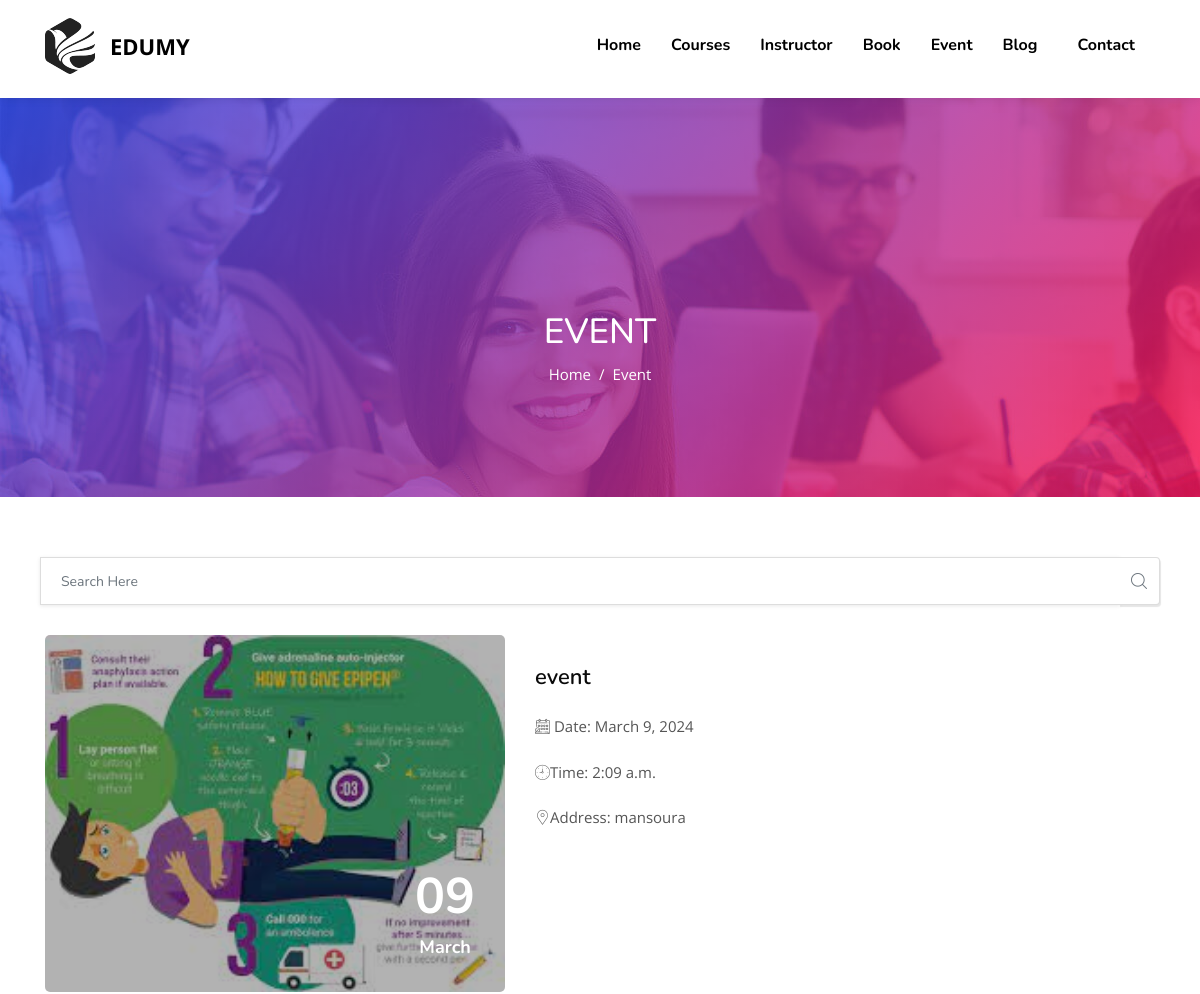
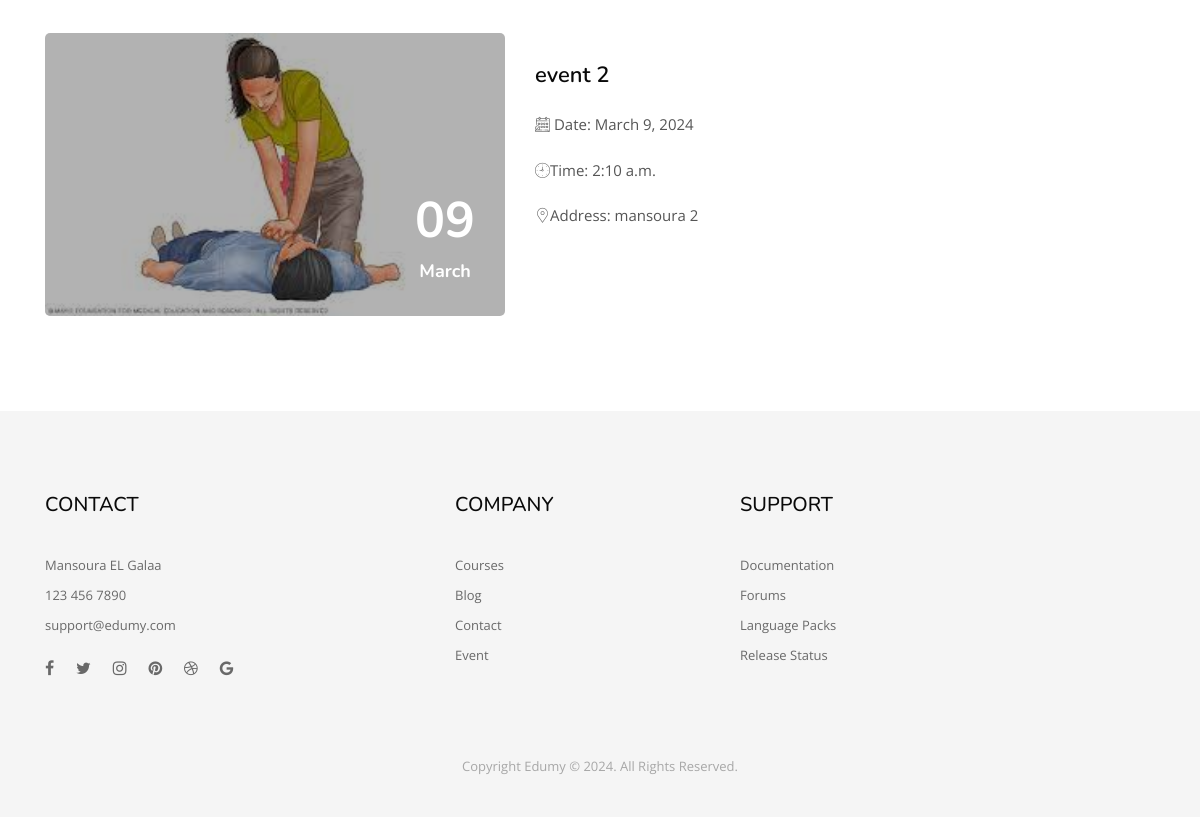
The page /event/event/ (signed in) on the database its author committed (2 pictures, top to bottom).
### event/models.py (models this page shows, shortened)
class events(models.Model):
    title=models.CharField(max_length=100)
    description=RichTextField()
    date=models.DateField()
    time=models.TimeField()
    location=models.CharField(max_length=100)
    image=models.ImageField(upload_to='event_images/')

### event/views.py (the view)
# urls.py: path("event/", views.event, name="event"),
@login_required(login_url="accounts:login")
def event(request):
    events=Event.objects.all()
    context={'events':events}
    return render(request, "events.html", context)

### templates/events.html (shortened to what this page needs)
{% extends 'base.html' %}
{% load static %}
{% block body %}
	<section class="inner_page_breadcrumb">
		<div class="container">
			<div class="row">
				<div class="col-xl-6 offset-xl-3 text-center">
					<div class="breadcrumb_content">
						<h4 class="breadcrumb_title">Event</h4>
						<ol class="breadcrumb">
						    <li class="breadcrumb-item"><a href="{% url 'home:home' %}">Home</a></li>
						    <li class="breadcrumb-item active" aria-current="page">Event</li>
						</ol>
					</div>
				</div>
			</div>
		</div>
	</section>
	<section class="blog_post_container">
		<div class="container">
			<div class="row">
				<div class="col-12 pl10 pr10">
					<div class="main_blog_post_widget_list">
						<form method="GET" action="{% url 'event:search' %}">
							<div class="blog_search_widget">
								<div class="input-group mb-3">
									<input type="text" class="form-control" name="search_value" placeholder="Search Here" aria-label="Recipient's username" aria-describedby="button-addon2">
									<div class="input-group-append">
										<button class="btn btn-outline-secondary" type="submit" id="button-addon2"><span class="flaticon-magnifying-glass"></span></button>
									</div>
								</div>
							</div>
						</form>
					</div>
				</div>
				<div class="col-xl-12">
					<div class="main_blog_post_content">
						{% if events %}
						{% for event in events %}
						<div class="row event_lists p0">
							<div class="col-xl-5 pr15-xl pr0">
								<div class="blog_grid_post event_lists mb35">
									<div class="thumb">
										<img class="img-fluid w100" src="{{event.image.url}}" alt="el1.jpg">
										<div class="post_date"><h2>{{event.date|date:'d'}}</h2> <span>{{event.date|date:'F'}}</span></div>
									</div>
								</div>
							</div>
							<div class="col-xl-7 pl15-xl pl0">
								<div class="blog_grid_post style2 event_lists mb35">
									<a href="{% url 'event:event_detail' event.id %}">
									<div class="details">
										<h3>{{event.title}}</h3>
										<ul class="mb0">
											<li><span class="flaticon-appointment"></span> Date: {{event.date}}</li>
											<li><span class="flaticon-clock"></span>Time: {{event.time}}</li>
											<li><span class="flaticon-placeholder"></span>Address: {{event.location}}</li>
										</ul>
									</div>
									</a>
								</div>
							</div>
						</div>
						{% endfor %}
						{% else %}
						<div class="warning">
							<h3>There are no event now</h3>
							<p>There are no event now, please check back later</p>
						</div>
						{% endif %}
					</div>
				</div>
			</div>
		</div>
	</section>
	{% endblock %}

### templates/base.html (shortened to what this page needs)
{% load static %}
<!DOCTYPE html>
<html dir="ltr" lang="en">
  <head>
    <link rel="stylesheet" href="{% static 'css/bootstrap.min.css' %}" />
    <link rel="stylesheet" href="{% static 'css/menu.css' %}" />
    <link rel="stylesheet" href="{% static 'css/style.css' %}" />
    <link rel="stylesheet" href="{% static 'css/responsive.css' %}" />
  </head>
  <body>
    <div class="wrapper">
      <header
        class="header-nav menu_style_home_five home11 style2 navbar-scrolltofixed stricky main-menu"
      >
        <div class="container">
          <nav>
            <a href="{% url 'home:home' %}" class="navbar_brand float-left dn-smd">
              <img
                class="logo1 img-fluid"
                src="{% static 'images/header-logo6.png' %}"
                alt="header-logo.png"
              />
              <span>edumy</span>
            </a>
            <ul
              id="respMenu"
              class="ace-responsive-menu"
              data-menu-style="horizontal"
            >
              <li class="last">
                <a href="{% url 'home:contact' %}"
                  ><span class="title">Contact</span></a
                >
              </li>
              <li class="last">
                <a href="{% url 'blog:blog' %}"
                  ><span class="title">Blog</span></a
                >
              </li>
              <li class="last">
                <a href="{% url 'event:event' %}"
                  ><span class="title">Event</span></a
                >
              </li>
              <li class="last">
                <a href="{% url 'book:book' %}"
                  ><span class="title">Book</span></a
                >
              </li>
              <li class="last">
                <a href="{% url 'instructor:instructor' %}"
                  ><span class="title">Instructor</span></a
                >
              </li>
              <li class="last">
                <a href="{% url 'courses:courses' %}"
                  ><span class="title">Courses</span></a
                >
              </li>
              <li class="last">
                <a href="{% url 'home:home' %}"
                  ><span class="title">Home</span></a
                >
              </li>
            </ul>
          </nav>
        </div>
      </header>
      {% block body %} {% endblock %} {% block script %} {% endblock %}
      <section class="footer_one home11 style2 pb50">
        <div class="container">
          <div class="row">
            <div class="col-sm-6 col-md-4 col-md-3 col-lg-4">
              <div class="footer_contact_widget home11 style2">
                <h4>CONTACT</h4>
                <p>
                  Mansoura EL Galaa
                </p>
                <p>123 456 7890</p>
                <p>support@edumy.com</p>
              </div>
              <div class="footer_social_widget home11 style2 mt15 text-left">
                <ul>
                  <li class="list-inline-item">
                    <a href="#"><i class="fa fa-facebook"></i></a>
                  </li>
                  <li class="list-inline-item">
                    <a href="#"><i class="fa fa-twitter"></i></a>
                  </li>
                  <li class="list-inline-item">
                    <a href="#"><i class="fa fa-instagram"></i></a>
                  </li>
                  <li class="list-inline-item">
                    <a href="#"><i class="fa fa-pinterest"></i></a>
                  </li>
                  <li class="list-inline-item">
                    <a href="#"><i class="fa fa-dribbble"></i></a>
                  </li>
                  <li class="list-inline-item">
                    <a href="#"><i class="fa fa-google"></i></a>
                  </li>
                </ul>
              </div>
            </div>
            <div class="col-sm-6 col-md-4 col-md-4 col-lg-3">
              <div class="footer_company_widget home11 style2 pl30">
                <h4>COMPANY</h4>
                <ul class="list-unstyled">
                  <li><a href="{% url 'courses:courses' %}">Courses</a></li>
                  <li><a href="{% url 'blog:blog' %}">Blog</a></li>
                  <li><a href="{% url 'home:contact' %}">Contact</a></li>
                  <li><a href="{% url 'event:event' %}">Event</a></li>
                </ul>
              </div>
            </div>
            <div class="col-sm-6 col-md-4 col-md-3 col-lg-4">
              <div class="footer_support_widget home11 style2 pl30">
                <h4>SUPPORT</h4>
                <ul class="list-unstyled">
                  <li><a href="#">Documentation</a></li>
                  <li><a href="#">Forums</a></li>
                  <li><a href="#">Language Packs</a></li>
                  <li><a href="#">Release Status</a></li>
                </ul>
              </div>
            </div>
          </div>
        </div>
      </section>
      <section class="footer_bottom_area home11 style2 pt25 pb40">
        <div class="container">
          <div class="row">
            <div class="col-lg-6 offset-lg-3">
              <div class="copyright-widget text-center home11">
                <p>Copyright Edumy © 2024. All Rights Reserved.</p>
              </div>
            </div>
          </div>
        </div>
      </section>
    </div>
  </body>
</html>

### static/css/menu.css (style rules this page uses)
@media (min-width: 993px) { .main-menu { display: block; } }
.mm-page { -webkit-box-sizing: border-box; box-sizing: border-box; position: relative }
.mm-slideout { -webkit-transition: -webkit-transform .4s ease; transition: -webkit-transform .4s ease; -o-transition: transform .4s ease; transition: transform .4s ease; transition: transform .4s ease, -webkit-transform .4s ease; z-index: 1 }

### static/css/responsive.css (style rules this page uses)
@media only screen and (max-width:1440px) { header.header-nav.menu_style_home_five .ace-responsive-menu li a { padding-top: 20px; } }
@media only screen and (max-width:1280px) { .blog_grid_post.style2 .details { padding: 20px 45px 25px 40px; } }
@media only screen and (max-width:1280px) { .blog_grid_post.style2.event_lists .details { padding: 30px; } }
@media only screen and (max-width:1200px) { header.header-nav.menu_style_home_five a.navbar_brand { margin-right: 15px; } }

### static/css/ace-responsive-menu.css (style rules this page uses)
a { color: #0d638f; text-shadow: none; }
ul { margin: 0px; padding: 0px; }
.ace-responsive-menu { list-style: none; margin: 0; padding: 0; background: #262626; width:100%; }
.ace-responsive-menu li { list-style: none; }
.ace-responsive-menu > li { display: block; margin: 0; padding: 0; border: 0px; float: left; }
.ace-responsive-menu li a { color:#c0c0c0; }
.ace-responsive-menu > li > a { display: block; position: relative; margin: 0; border: 0px; padding: 18px 20px 18px 5px; text-decoration: none; font-size: 16px; font-weight: 400; color: #979797; font-family: "Nunito"; -webkit-transition: all 0.3s ease; -moz-transition: all 0.3s ease; -o-transition: all 0.3s ease; transition: all 0.3s ease; }

### rows shown on the page
events: image (picture), date "09", date "March", title "event", date "March 9, 2024", time "2:09 a.m.", location "mansoura"
events: image (picture), date "09", date "March", title "event 2", date "March 9, 2024", time "2:10 a.m.", location "mansoura 2"
